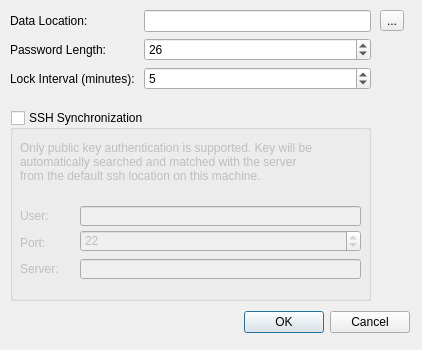
<?xml version="1.0" encoding="UTF-8"?>
<ui version="4.0">
 <class>PreferencesDialog</class>
 <widget class="QDialog" name="PreferencesDialog">
  <property name="geometry">
   <rect>
    <x>0</x>
    <y>0</y>
    <width>422</width>
    <height>350</height>
   </rect>
  </property>
  <property name="windowTitle">
   <string>Preferences</string>
  </property>
  <property name="modal">
   <bool>true</bool>
  </property>
  <widget class="QWidget" name="layoutWidget">
   <property name="geometry">
    <rect>
     <x>59</x>
     <y>306</y>
     <width>351</width>
     <height>33</height>
    </rect>
   </property>
   <layout class="QHBoxLayout">
    <property name="spacing">
     <number>6</number>
    </property>
    <property name="margin" stdset="0">
     <number>0</number>
    </property>
    <item>
     <spacer>
      <property name="orientation">
       <enum>Qt::Horizontal</enum>
      </property>
      <property name="sizeHint" stdset="0">
       <size>
        <width>131</width>
        <height>31</height>
       </size>
      </property>
     </spacer>
    </item>
    <item>
     <widget class="QPushButton" name="okButton">
      <property name="text">
       <string>OK</string>
      </property>
     </widget>
    </item>
    <item>
     <widget class="QPushButton" name="cancelButton">
      <property name="text">
       <string>Cancel</string>
      </property>
     </widget>
    </item>
   </layout>
  </widget>
  <widget class="QWidget" name="formLayoutWidget">
   <property name="geometry">
    <rect>
     <x>10</x>
     <y>10</y>
     <width>361</width>
     <height>91</height>
    </rect>
   </property>
   <layout class="QFormLayout" name="formLayout">
    <item row="0" column="0">
     <widget class="QLabel" name="label">
      <property name="text">
       <string>Data Location:</string>
      </property>
     </widget>
    </item>
    <item row="0" column="1">
     <widget class="QLineEdit" name="lineEditDataLocation">
      <property name="readOnly">
       <bool>true</bool>
      </property>
     </widget>
    </item>
    <item row="1" column="0">
     <widget class="QLabel" name="label_2">
      <property name="text">
       <string>Password Length:</string>
      </property>
     </widget>
    </item>
    <item row="1" column="1">
     <widget class="QSpinBox" name="spinBoxPasswordLength">
      <property name="maximum">
       <number>500</number>
      </property>
      <property name="value">
       <number>26</number>
      </property>
     </widget>
    </item>
    <item row="2" column="0">
     <widget class="QLabel" name="label_3">
      <property name="text">
       <string>Lock Interval (minutes): </string>
      </property>
     </widget>
    </item>
    <item row="2" column="1">
     <widget class="QSpinBox" name="spinBox_LockInterval">
      <property name="minimum">
       <number>2</number>
      </property>
      <property name="maximum">
       <number>60</number>
      </property>
      <property name="value">
       <number>5</number>
      </property>
     </widget>
    </item>
   </layout>
  </widget>
  <widget class="QWidget" name="verticalLayoutWidget">
   <property name="geometry">
    <rect>
     <x>380</x>
     <y>10</y>
     <width>31</width>
     <height>41</height>
    </rect>
   </property>
   <layout class="QVBoxLayout" name="verticalLayout">
    <property name="spacing">
     <number>0</number>
    </property>
    <property name="sizeConstraint">
     <enum>QLayout::SetDefaultConstraint</enum>
    </property>
    <property name="topMargin">
     <number>0</number>
    </property>
    <property name="bottomMargin">
     <number>20</number>
    </property>
    <item>
     <widget class="QToolButton" name="toolButton">
      <property name="text">
       <string>...</string>
      </property>
     </widget>
    </item>
   </layout>
  </widget>
  <widget class="QWidget" name="verticalLayoutWidget_2">
   <property name="geometry">
    <rect>
     <x>10</x>
     <y>110</y>
     <width>361</width>
     <height>191</height>
    </rect>
   </property>
   <layout class="QVBoxLayout" name="verticalLayout_2">
    <item>
     <widget class="QGroupBox" name="groupBoxSSH">
      <property name="title">
       <string>SSH Synchronization</string>
      </property>
      <property name="flat">
       <bool>true</bool>
      </property>
      <property name="checkable">
       <bool>true</bool>
      </property>
      <property name="checked">
       <bool>false</bool>
      </property>
      <widget class="QLabel" name="label_4">
       <property name="geometry">
        <rect>
         <x>10</x>
         <y>98</y>
         <width>49</width>
         <height>16</height>
        </rect>
       </property>
       <property name="text">
        <string>User:</string>
       </property>
      </widget>
      <widget class="QLineEdit" name="lineEditSSHuser">
       <property name="geometry">
        <rect>
         <x>70</x>
         <y>96</y>
         <width>281</width>
         <height>20</height>
        </rect>
       </property>
      </widget>
      <widget class="QLineEdit" name="lineEditSSHserver">
       <property name="geometry">
        <rect>
         <x>70</x>
         <y>149</y>
         <width>281</width>
         <height>20</height>
        </rect>
       </property>
      </widget>
      <widget class="QLabel" name="label_5">
       <property name="geometry">
        <rect>
         <x>10</x>
         <y>151</y>
         <width>49</width>
         <height>16</height>
        </rect>
       </property>
       <property name="text">
        <string>Server: </string>
       </property>
      </widget>
      <widget class="QLabel" name="label_6">
       <property name="geometry">
        <rect>
         <x>10</x>
         <y>125</y>
         <width>49</width>
         <height>16</height>
        </rect>
       </property>
       <property name="text">
        <string>Port:</string>
       </property>
      </widget>
      <widget class="QSpinBox" name="spinBoxSSHport">
       <property name="geometry">
        <rect>
         <x>70</x>
         <y>120</y>
         <width>281</width>
         <height>22</height>
        </rect>
       </property>
       <property name="maximum">
        <number>999999999</number>
       </property>
       <property name="value">
        <number>22</number>
       </property>
      </widget>
      <widget class="QLabel" name="label_7">
       <property name="geometry">
        <rect>
         <x>10</x>
         <y>22</y>
         <width>341</width>
         <height>61</height>
        </rect>
       </property>
       <property name="text">
        <string>&lt;html&gt;&lt;head/&gt;&lt;body&gt;&lt;p&gt;Only public key authentication is supported. Key will be &lt;br/&gt;automatically searched and matched with the server &lt;br/&gt;from the default ssh location on this machine.&lt;/p&gt;&lt;/body&gt;&lt;/html&gt;</string>
       </property>
       <property name="scaledContents">
        <bool>false</bool>
       </property>
       <property name="wordWrap">
        <bool>true</bool>
       </property>
      </widget>
     </widget>
    </item>
   </layout>
  </widget>
 </widget>
 <resources/>
 <connections>
  <connection>
   <sender>okButton</sender>
   <signal>clicked()</signal>
   <receiver>PreferencesDialog</receiver>
   <slot>accept()</slot>
   <hints>
    <hint type="sourcelabel">
     <x>329</x>
     <y>261</y>
    </hint>
    <hint type="destinationlabel">
     <x>96</x>
     <y>153</y>
    </hint>
   </hints>
  </connection>
  <connection>
   <sender>cancelButton</sender>
   <signal>clicked()</signal>
   <receiver>PreferencesDialog</receiver>
   <slot>reject()</slot>
   <hints>
    <hint type="sourcelabel">
     <x>410</x>
     <y>261</y>
    </hint>
    <hint type="destinationlabel">
     <x>179</x>
     <y>153</y>
    </hint>
   </hints>
  </connection>
  <connection>
   <sender>toolButton</sender>
   <signal>clicked()</signal>
   <receiver>PreferencesDialog</receiver>
   <slot>selectDataPath()</slot>
   <hints>
    <hint type="sourcelabel">
     <x>391</x>
     <y>44</y>
    </hint>
    <hint type="destinationlabel">
     <x>324</x>
     <y>0</y>
    </hint>
   </hints>
  </connection>
  <connection>
   <sender>lineEditSSHuser</sender>
   <signal>textChanged(QString)</signal>
   <receiver>PreferencesDialog</receiver>
   <slot>sshUserFieldChanged()</slot>
   <hints>
    <hint type="sourcelabel">
     <x>248</x>
     <y>142</y>
    </hint>
    <hint type="destinationlabel">
     <x>312</x>
     <y>-13</y>
    </hint>
   </hints>
  </connection>
  <connection>
   <sender>lineEditSSHserver</sender>
   <signal>textChanged(QString)</signal>
   <receiver>PreferencesDialog</receiver>
   <slot>sshServerFieldChanged()</slot>
   <hints>
    <hint type="sourcelabel">
     <x>110</x>
     <y>200</y>
    </hint>
    <hint type="destinationlabel">
     <x>200</x>
     <y>-8</y>
    </hint>
   </hints>
  </connection>
  <connection>
   <sender>groupBoxSSH</sender>
   <signal>toggled(bool)</signal>
   <receiver>PreferencesDialog</receiver>
   <slot>sshGroupBoxToggled()</slot>
   <hints>
    <hint type="sourcelabel">
     <x>66</x>
     <y>117</y>
    </hint>
    <hint type="destinationlabel">
     <x>51</x>
     <y>259</y>
    </hint>
   </hints>
  </connection>
 </connections>
 <slots>
  <slot>selectDataPath()</slot>
  <slot>sshUserFieldChanged()</slot>
  <slot>sshServerFieldChanged()</slot>
  <slot>sshGroupBoxToggled()</slot>
 </slots>
</ui>
